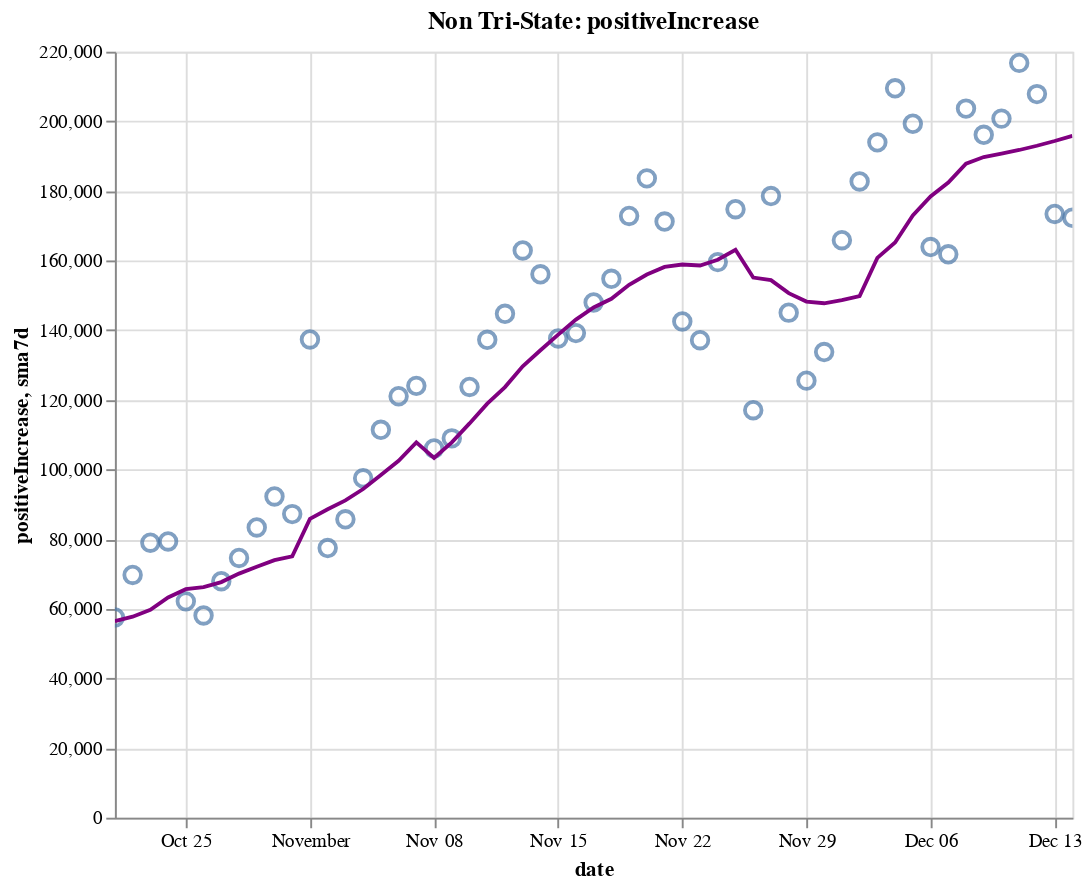

This figure's notebook cell:
### Code cell
create_plot(non_tristate, 'positiveIncrease')

### Figure 1 — Vega-Lite specification as saved in the notebook (floating-point values rounded to 4 significant figures)
{"config": {"view": {"continuousWidth": 400, "continuousHeight": 300}}, "layer": [{"layer": [{"mark": {"type": "point", "size": 75}, "encoding": {"tooltip": [{"type": "temporal", "field": "date"}, {"type": "quantitative", "field": "positiveIncrease"}, {"type": "quantitative", "field": "sma7d"}], "x": {"type": "temporal", "field": "date"}, "y": {"type": "quantitative", "field": "positiveIncrease"}}, "selection": {"selector014": {"type": "interval", "bind": "scales", "encodings": ["x", "y"]}}}, {"mark": {"type": "line", "color": "purple"}, "encoding": {"x": {"type": "temporal", "field": "date"}, "y": {"type": "quantitative", "field": "sma7d"}}}]}, {"mark": {"type": "rule", "color": "#aaa"}, "encoding": {"x": {"type": "temporal", "field": "date"}}, "transform": [{"filter": {"selection": "selector013"}}]}, {"mark": "circle", "encoding": {"opacity": {"condition": {"value": 1, "selection": "selector013"}, "value": 0}, "tooltip": [{"type": "temporal", "field": "date"}, {"type": "quantitative", "field": "positiveIncrease"}, {"type": "quantitative", "field": "sma7d"}], "x": {"type": "temporal", "field": "date"}, "y": {"type": "quantitative", "field": "positiveIncrease"}}, "selection": {"selector013": {"type": "single", "encodings": ["x"], "on": "mouseover", "nearest": true, "empty": "none"}}}, {"mark": {"type": "text", "align": "left", "dx": 5, "dy": -5, "stroke": "white", "strokeWidth": 2}, "encoding": {"text": {"type": "quantitative", "field": "positiveIncrease"}, "tooltip": [{"type": "temporal", "field": "date"}, {"type": "quantitative", "field": "positiveIncrease"}, {"type": "quantitative", "field": "sma7d"}], "x": {"type": "temporal", "field": "date"}, "y": {"type": "quantitative", "field": "positiveIncrease"}}, "transform": [{"filter": {"selection": "selector013"}}]}, {"mark": {"type": "text", "align": "left", "dx": 5, "dy": -5}, "encoding": {"text": {"type": "quantitative", "field": "positiveIncrease"}, "tooltip": [{"type": "temporal", "field": "date"}, {"type": "quantitative", "field": "positiveIncrease"}, {"type": "quantitative", "field": "sma7d"}], "x": {"type": "temporal", "field": "date"}, "y": {"type": "quantitative", "field": "positiveIncrease"}}, "transform": [{"filter": {"selection": "selector013"}}]}], "data": {"name": "data-5562ae9db71c5d0bcdb9315dc12b9db9"}, "height": 400, "title": "Non Tri-State: positiveIncrease", "width": 500, "$schema": "https://vega.github.io/schema/vega-lite/v4.8.1.json", "datasets": {"data-5562ae9db71c5d0bcdb9315dc12b9db9": [{"date": "2020-10-21T00:00:00", "totalTestResultsIncrease": 848800.0, "positiveIncrease": 57510.0, "death": 167500.0, "deathIncrease": 992.0, "positiveRate": 0.068, "state": "Non Tri-State", "sma7d": 56450.0}, {"date": "2020-10-22T00:00:00", "totalTestResultsIncrease": 1088000.0, "positiveIncrease": 69710.0, "death": 168500.0, "deathIncrease": 1091.0, "positiveRate": 0.064, "state": "Non Tri-State", "sma7d": 57730.0}, {"date": "2020-10-23T00:00:00", "totalTestResultsIncrease": 1199000.0, "positiveIncrease": 78980.0, "death": 169500.0, "deathIncrease": 912.0, "positiveRate": 0.066, "state": "Non Tri-State", "sma7d": 59730.0}, {"date": "2020-10-24T00:00:00", "totalTestResultsIncrease": 1154000.0, "positiveIncrease": 79350.0, "death": 170300.0, "deathIncrease": 876.0, "positiveRate": 0.069, "state": "Non Tri-State", "sma7d": 63260.0}, {"date": "2020-10-25T00:00:00", "totalTestResultsIncrease": 1015000.0, "positiveIncrease": 62140.0, "death": 170700.0, "deathIncrease": 371.0, "positiveRate": 0.061, "state": "Non Tri-State", "sma7d": 65620.0}, {"date": "2020-10-26T00:00:00", "totalTestResultsIncrease": 951000.0, "positiveIncrease": 58080.0, "death": 171100.0, "deathIncrease": 368.0, "positiveRate": 0.061, "state": "Non Tri-State", "sma7d": 66240.0}, {"date": "2020-10-27T00:00:00", "totalTestResultsIncrease": 956200.0, "positiveIncrease": 67920.0, "death": 172000.0, "deathIncrease": 893.0, "positiveRate": 0.071, "state": "Non Tri-State", "sma7d": 67670.0}, {"date": "2020-10-28T00:00:00", "totalTestResultsIncrease": 983200.0, "positiveIncrease": 74610.0, "death": 173000.0, "deathIncrease": 1003.0, "positiveRate": 0.076, "state": "Non Tri-State", "sma7d": 70110.0}, {"date": "2020-10-29T00:00:00", "totalTestResultsIncrease": 1124000.0, "positiveIncrease": 83360.0, "death": 174000.0, "deathIncrease": 1023.0, "positiveRate": 0.074, "state": "Non Tri-State", "sma7d": 72060.0}, {"date": "2020-10-30T00:00:00", "totalTestResultsIncrease": 1216000.0, "positiveIncrease": 92270.0, "death": 174900.0, "deathIncrease": 921.0, "positiveRate": 0.076, "state": "Non Tri-State", "sma7d": 73960.0}, {"date": "2020-10-31T00:00:00", "totalTestResultsIncrease": 1209000.0, "positiveIncrease": 87200.0, "death": 175900.0, "deathIncrease": 956.0, "positiveRate": 0.072, "state": "Non Tri-State", "sma7d": 75080.0}, {"date": "2020-11-01T00:00:00", "totalTestResultsIncrease": 1027000.0, "positiveIncrease": 137300.0, "death": 176200.0, "deathIncrease": 377.0, "positiveRate": 0.134, "state": "Non Tri-State", "sma7d": 85830.0}, {"date": "2020-11-02T00:00:00", "totalTestResultsIncrease": 1051000.0, "positiveIncrease": 77440.0, "death": 176700.0, "deathIncrease": 446.0, "positiveRate": 0.074, "state": "Non Tri-State", "sma7d": 88590.0}, {"date": "2020-11-03T00:00:00", "totalTestResultsIncrease": 1049000.0, "positiveIncrease": 85720.0, "death": 178200.0, "deathIncrease": 1492.0, "positiveRate": 0.082, "state": "Non Tri-State", "sma7d": 91140.0}, {"date": "2020-11-04T00:00:00", "totalTestResultsIncrease": 1110000.0, "positiveIncrease": 97480.0, "death": 179300.0, "deathIncrease": 1077.0, "positiveRate": 0.088, "state": "Non Tri-State", "sma7d": 94400.0}, {"date": "2020-11-05T00:00:00", "totalTestResultsIncrease": 1344000.0, "positiveIncrease": 111400.0, "death": 180400.0, "deathIncrease": 1108.0, "positiveRate": 0.083, "state": "Non Tri-State", "sma7d": 98410.0}, {"date": "2020-11-06T00:00:00", "totalTestResultsIncrease": 1385000.0, "positiveIncrease": 121100.0, "death": 181500.0, "deathIncrease": 1140.0, "positiveRate": 0.087, "state": "Non Tri-State", "sma7d": 102500.0}, {"date": "2020-11-07T00:00:00", "totalTestResultsIncrease": 1186000.0, "positiveIncrease": 124000.0, "death": 182600.0, "deathIncrease": 1105.0, "positiveRate": 0.105, "state": "Non Tri-State", "sma7d": 107800.0}, {"date": "2020-11-08T00:00:00", "totalTestResultsIncrease": 1072000.0, "positiveIncrease": 106100.0, "death": 183100.0, "deathIncrease": 478.0, "positiveRate": 0.099, "state": "Non Tri-State", "sma7d": 103300.0}, {"date": "2020-11-09T00:00:00", "totalTestResultsIncrease": 1171000.0, "positiveIncrease": 109000.0, "death": 183600.0, "deathIncrease": 516.0, "positiveRate": 0.093, "state": "Non Tri-State", "sma7d": 107800.0}, {"date": "2020-11-10T00:00:00", "totalTestResultsIncrease": 1191000.0, "positiveIncrease": 123700.0, "death": 184900.0, "deathIncrease": 1295.0, "positiveRate": 0.104, "state": "Non Tri-State", "sma7d": 113200.0}, {"date": "2020-11-11T00:00:00", "totalTestResultsIncrease": 1219000.0, "positiveIncrease": 137300.0, "death": 186400.0, "deathIncrease": 1534.0, "positiveRate": 0.113, "state": "Non Tri-State", "sma7d": 118900.0}, {"date": "2020-11-12T00:00:00", "totalTestResultsIncrease": 1344000.0, "positiveIncrease": 144700.0, "death": 187500.0, "deathIncrease": 1053.0, "positiveRate": 0.108, "state": "Non Tri-State", "sma7d": 123700.0}, {"date": "2020-11-13T00:00:00", "totalTestResultsIncrease": 1416000.0, "positiveIncrease": 162900.0, "death": 188700.0, "deathIncrease": 1242.0, "positiveRate": 0.115, "state": "Non Tri-State", "sma7d": 129700.0}, {"date": "2020-11-14T00:00:00", "totalTestResultsIncrease": 1480000.0, "positiveIncrease": 156100.0, "death": 190000.0, "deathIncrease": 1302.0, "positiveRate": 0.105, "state": "Non Tri-State", "sma7d": 134200.0}, {"date": "2020-11-15T00:00:00", "totalTestResultsIncrease": 1292000.0, "positiveIncrease": 137600.0, "death": 190700.0, "deathIncrease": 660.0, "positiveRate": 0.107, "state": "Non Tri-State", "sma7d": 138800.0}, {"date": "2020-11-16T00:00:00", "totalTestResultsIncrease": 1317000.0, "positiveIncrease": 139200.0, "death": 191200.0, "deathIncrease": 547.0, "positiveRate": 0.106, "state": "Non Tri-State", "sma7d": 143100.0}, {"date": "2020-11-17T00:00:00", "totalTestResultsIncrease": 1378000.0, "positiveIncrease": 148000.0, "death": 192700.0, "deathIncrease": 1482.0, "positiveRate": 0.107, "state": "Non Tri-State", "sma7d": 146500.0}, {"date": "2020-11-18T00:00:00", "totalTestResultsIncrease": 1340000.0, "positiveIncrease": 154800.0, "death": 194500.0, "deathIncrease": 1796.0, "positiveRate": 0.116, "state": "Non Tri-State", "sma7d": 149000.0}, {"date": "2020-11-19T00:00:00", "totalTestResultsIncrease": 1614000.0, "positiveIncrease": 172800.0, "death": 196400.0, "deathIncrease": 1933.0, "positiveRate": 0.107, "state": "Non Tri-State", "sma7d": 153100.0}, {"date": "2020-11-20T00:00:00", "totalTestResultsIncrease": 1663000.0, "positiveIncrease": 183600.0, "death": 198300.0, "deathIncrease": 1813.0, "positiveRate": 0.11, "state": "Non Tri-State", "sma7d": 156000.0}, {"date": "2020-11-21T00:00:00", "totalTestResultsIncrease": 1791000.0, "positiveIncrease": 171200.0, "death": 199700.0, "deathIncrease": 1486.0, "positiveRate": 0.096, "state": "Non Tri-State", "sma7d": 158200.0}, {"date": "2020-11-22T00:00:00", "totalTestResultsIncrease": 1503000.0, "positiveIncrease": 142500.0, "death": 200600.0, "deathIncrease": 871.0, "positiveRate": 0.095, "state": "Non Tri-State", "sma7d": 158900.0}, {"date": "2020-11-23T00:00:00", "totalTestResultsIncrease": 1339000.0, "positiveIncrease": 137100.0, "death": 201400.0, "deathIncrease": 771.0, "positiveRate": 0.102, "state": "Non Tri-State", "sma7d": 158600.0}, {"date": "2020-11-24T00:00:00", "totalTestResultsIncrease": 1656000.0, "positiveIncrease": 159600.0, "death": 203400.0, "deathIncrease": 1998.0, "positiveRate": 0.096, "state": "Non Tri-State", "sma7d": 160200.0}, {"date": "2020-11-25T00:00:00", "totalTestResultsIncrease": 1521000.0, "positiveIncrease": 174800.0, "death": 205500.0, "deathIncrease": 2127.0, "positiveRate": 0.115, "state": "Non Tri-State", "sma7d": 163100.0}, {"date": "2020-11-26T00:00:00", "totalTestResultsIncrease": 1047000.0, "positiveIncrease": 117000.0, "death": 206800.0, "deathIncrease": 1281.0, "positiveRate": 0.112, "state": "Non Tri-State", "sma7d": 155100.0}, {"date": "2020-11-27T00:00:00", "totalTestResultsIncrease": 1737000.0, "positiveIncrease": 178500.0, "death": 208100.0, "deathIncrease": 1301.0, "positiveRate": 0.103, "state": "Non Tri-State", "sma7d": 154400.0}, {"date": "2020-11-28T00:00:00", "totalTestResultsIncrease": 1413000.0, "positiveIncrease": 145000.0, "death": 209300.0, "deathIncrease": 1184.0, "positiveRate": 0.103, "state": "Non Tri-State", "sma7d": 150700.0}, {"date": "2020-11-29T00:00:00", "totalTestResultsIncrease": 1124000.0, "positiveIncrease": 125500.0, "death": 210000.0, "deathIncrease": 752.0, "positiveRate": 0.112, "state": "Non Tri-State", "sma7d": 148200.0}, {"date": "2020-11-30T00:00:00", "totalTestResultsIncrease": 1212000.0, "positiveIncrease": 133800.0, "death": 210900.0, "deathIncrease": 904.0, "positiveRate": 0.11, "state": "Non Tri-State", "sma7d": 147700.0}, {"date": "2020-12-01T00:00:00", "totalTestResultsIncrease": 1298000.0, "positiveIncrease": 165900.0, "death": 213300.0, "deathIncrease": 2327.0, "positiveRate": 0.128, "state": "Non Tri-State", "sma7d": 148600.0}, {"date": "2020-12-02T00:00:00", "totalTestResultsIncrease": 1281000.0, "positiveIncrease": 182700.0, "death": 215900.0, "deathIncrease": 2618.0, "positiveRate": 0.143, "state": "Non Tri-State", "sma7d": 149800.0}, {"date": "2020-12-03T00:00:00", "totalTestResultsIncrease": 1583000.0, "positiveIncrease": 194000.0, "death": 218600.0, "deathIncrease": 2675.0, "positiveRate": 0.123, "state": "Non Tri-State", "sma7d": 160800.0}, {"date": "2020-12-04T00:00:00", "totalTestResultsIncrease": 1662000.0, "positiveIncrease": 209500.0, "death": 221000.0, "deathIncrease": 2430.0, "positiveRate": 0.126, "state": "Non Tri-State", "sma7d": 165200.0}, {"date": "2020-12-05T00:00:00", "totalTestResultsIncrease": 1898000.0, "positiveIncrease": 199300.0, "death": 223300.0, "deathIncrease": 2357.0, "positiveRate": 0.105, "state": "Non Tri-State", "sma7d": 172900.0}, {"date": "2020-12-06T00:00:00", "totalTestResultsIncrease": 1390000.0, "positiveIncrease": 163900.0, "death": 224400.0, "deathIncrease": 1070.0, "positiveRate": 0.118, "state": "Non Tri-State", "sma7d": 178400.0}, {"date": "2020-12-07T00:00:00", "totalTestResultsIncrease": 1440000.0, "positiveIncrease": 161800.0, "death": 225500.0, "deathIncrease": 1121.0, "positiveRate": 0.112, "state": "Non Tri-State", "sma7d": 182400.0}, {"date": "2020-12-08T00:00:00", "totalTestResultsIncrease": 1428000.0, "positiveIncrease": 203700.0, "death": 228100.0, "deathIncrease": 2520.0, "positiveRate": 0.143, "state": "Non Tri-State", "sma7d": 187800.0}, {"date": "2020-12-09T00:00:00", "totalTestResultsIncrease": 1449000.0, "positiveIncrease": 196100.0, "death": 231000.0, "deathIncrease": 2908.0, "positiveRate": 0.135, "state": "Non Tri-State", "sma7d": 189800.0}, {"date": "2020-12-10T00:00:00", "totalTestResultsIncrease": 1610000.0, "positiveIncrease": 200800.0, "death": 233900.0, "deathIncrease": 2913.0, "positiveRate": 0.125, "state": "Non Tri-State", "sma7d": 190700.0}, {"date": "2020-12-11T00:00:00", "totalTestResultsIncrease": 1676000.0, "positiveIncrease": 216800.0, "death": 236400.0, "deathIncrease": 2570.0, "positiveRate": 0.129, "state": "Non Tri-State", "sma7d": 191800.0}, {"date": "2020-12-12T00:00:00", "totalTestResultsIncrease": 1564000.0, "positiveIncrease": 207800.0, "death": 238800.0, "deathIncrease": 2336.0, "positiveRate": 0.133, "state": "Non Tri-State", "sma7d": 193000.0}, {"date": "2020-12-13T00:00:00", "totalTestResultsIncrease": 1555000.0, "positiveIncrease": 173400.0, "death": 240100.0, "deathIncrease": 1365.0, "positiveRate": 0.112, "state": "Non Tri-State", "sma7d": 194300.0}, {"date": "2020-12-14T00:00:00", "totalTestResultsIncrease": 1691000.0, "positiveIncrease": 172300.0, "death": 241300.0, "deathIncrease": 1168.0, "positiveRate": 0.102, "state": "Non Tri-State", "sma7d": 195800.0}]}}
